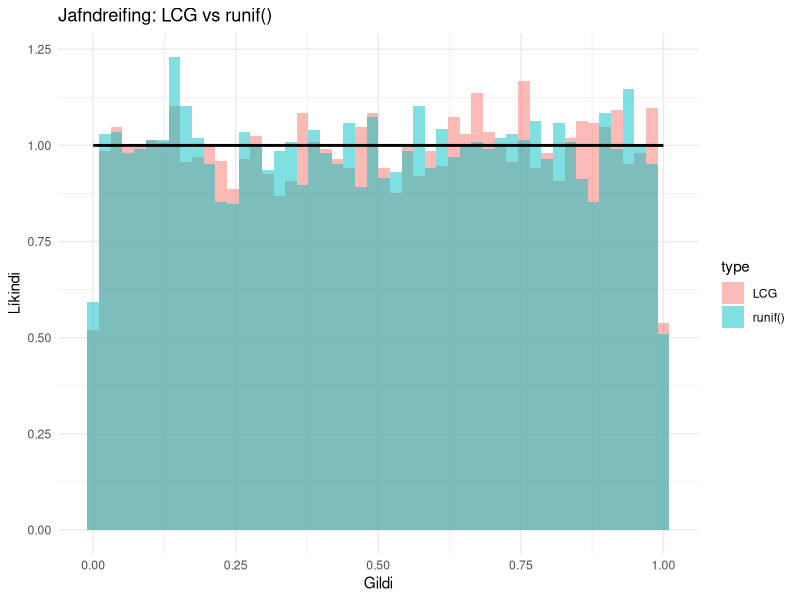
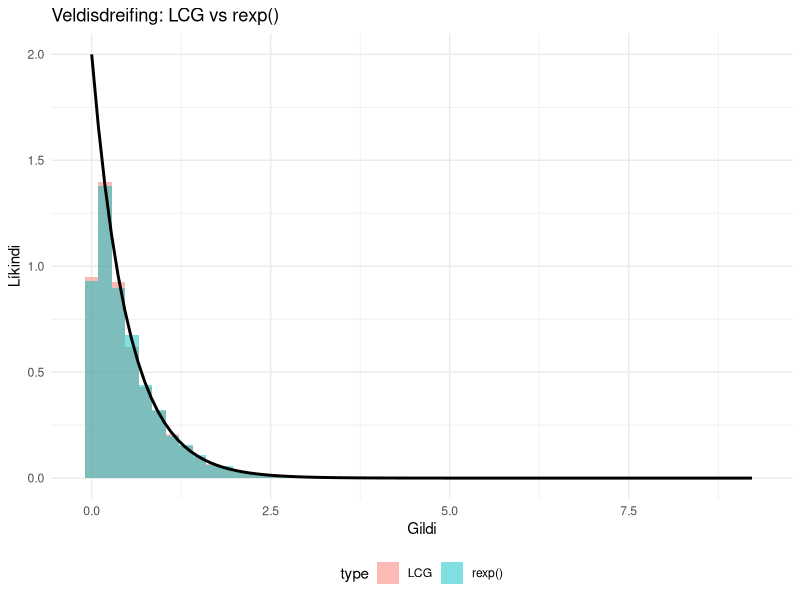

Generate these figures, in order, with R: (Note: this script raises an error after producing the figures.)
# Athuga hvort slembigögnin fylgi fræðilegri veldisdreifingu með LCG-aðferð
library(ggplot2)

# Línulegur samfelldur hendingaframleiðari (LCG)
lcg <- function(n, seed = 42, a = 1664525, c = 1013904223, m = 2^32) {
  x <- numeric(n)
  x[1] <- seed  # Upphafsgildi

  for (i in 2:n) {
    x[i] <- (a * x[i - 1] + c) %% m  # LCG formúla
  }

  return(x / m)  # Skilar jafndreifðum gildum á [0,1]
}

# Fjöldi hendinga
n <- 10000

# Nota LCG til að búa til jafndreifð gildi á [0,1]
set.seed(42)
uniform_lcg <- lcg(n)

# Nota innbyggða runif() aðferðina í R til samanburðar
uniform_r <- runif(n)

# Búa til gögn fyrir ggplot
uniform_data <- data.frame(
  value = c(uniform_lcg, uniform_r),
  type = rep(c("LCG", "runif()"), each = n)
)

# Teikna samanburð á LCG og runif() í sama grafinu með ggplot
p1 <- ggplot(uniform_data, aes(x = value, fill = type)) +
  geom_histogram(aes(y = after_stat(density)), bins = 50, alpha = 0.5, position = "identity") +
  stat_function(fun = dunif, args = list(min = 0, max = 1), linewidth = 1, inherit.aes = FALSE) +
  ggtitle("Jafndreifing: LCG vs runif()") +
  xlab("Gildi") +
  ylab("Líkindi") +
  theme_minimal()
ggsave('GitBook/random/figs/uniform_comparison.jpg', plot = p1, width = 6, height = 4)

# Breyta báðum í veldisdreifingu
lambda <- 2
exponential_lcg <- -log(uniform_lcg) / lambda
exponential_r <- rexp(n, rate = lambda)  # Nota innbyggða aðferð R

# Búa til gögn fyrir veldisdreifingu
exponential_data <- data.frame(
  value = c(exponential_lcg, exponential_r),
  type = rep(c("LCG", "rexp()"), each = n)
)

# Teikna samanburð á veldisdreifingu í sama grafinu með ggplot
p2 <- ggplot(exponential_data, aes(x = value, fill = type)) +
  geom_histogram(aes(y = after_stat(density)), bins = 50, alpha = 0.5, position = "identity") +
  stat_function(fun = dexp, args = list(rate = lambda), linewidth = 1, inherit.aes = FALSE) +
  ggtitle("Veldisdreifing: LCG vs rexp()") +
  xlab("Gildi") +
  ylab("Líkindi") +
  theme_minimal() +
  theme(legend.position = 'bottom')
ggsave('GitBook/random/figs/expon_comparison.jpg', plot = p2, width = 6, height = 4)

# Höfnunarval fyrir Beta dreifingu
rejection_sampling_beta <- function(n, alpha, beta) {
  samples <- numeric(n)
  count <- 0
  M <- dbeta((alpha - 1) / (alpha + beta - 2), alpha, beta)  # Hámark Beta(alpha, beta)
  acceptance <- data.frame(u1 = numeric(0), u2 = numeric(0))  # Listi fyrir samþykkt gildi
  rejection <- data.frame(u1 = numeric(0), u2 = numeric(0))  # Listi fyrir hafnað gildi

  while (count < n) {
    u1 <- runif(1, 0, 1)  # Kandidat úr jafndreifingu [0,1]
    u2 <- runif(1, 0, M)  # Markgildi úr [0, M]

    if (u2 < dbeta(u1, alpha, beta)) {
      count <- count + 1
      samples[count] <- u1
      acceptance <- rbind(acceptance, data.frame(u1 = u1, u2 = u2))  # Geyma samþykkt gildi
    } else {
      rejection <- rbind(rejection, data.frame(u1 = u1, u2 = u2))  # Geyma hafnað gildi
    }
  }

  return(list(samples = samples, acceptance = acceptance, rejection = rejection))
}

# Fjöldi slembigilda
alpha <- 2
beta <- 5
set.seed(42)

# Framkvæma höfnunarval
beta_rejection_method <- rejection_sampling_beta(n, alpha, beta)

# Beint úr Beta(2,5) með rbeta()
samples_beta_direct <- rbeta(n, alpha, beta)

# Búa til gögn fyrir scatterplot (p3a)
accepted_points <- beta_rejection_method$acceptance
rejected_points <- beta_rejection_method$rejection

# Skilgreina x-gildi fyrir Beta þéttleikafallið
x_vals <- seq(0, 1, length.out = 1000)
beta_density <- dbeta(x_vals, alpha, beta)

# Scatterplot af samþykktum og hafnuðum gildum
p3a <- ggplot() +
  geom_point(data = rejected_points, aes(x = u1, y = u2), color = "red", alpha = 0.5, size = 1.5) +
  geom_point(data = accepted_points, aes(x = u1, y = u2), color = "green", alpha = 0.7, size = 1.5) +
  geom_line(data = data.frame(x = x_vals, y = beta_density), aes(x = x, y = y), color = "blue", linewidth = 1) +
  ggtitle(sprintf("Höfnunarval: %d samþykkt, %d hafnað", nrow(accepted_points), nrow(rejected_points))) +
  xlab("x-gildi úr aðhvarfsdreifingu") +
  ylab("Líkindi") +
  theme_minimal()

# Búa til gögn fyrir histogram samanburð (p3b)
beta_data <- data.frame(
  value = c(beta_rejection_method$samples, samples_beta_direct),
  method = rep(c("Höfnunarval", "Beint með rbeta()"), each = n_beta)
)

# Histogram samanburður á aðferðum
p3b <- ggplot(beta_data, aes(x = value)) +
  geom_histogram(aes(y = after_stat(density), fill = method), bins = 50, alpha = 0.5, position = "identity") +
  geom_line(data = data.frame(x = x_vals, y = beta_density), aes(x = x, y = y), color = "blue", linewidth = 1) +
  ggtitle("Samanburður á Beta(2,5) úr höfnunarvali og rbeta()") +
  xlab("Gildi") +
  ylab("Þéttleiki") +
  theme_minimal() + theme(legend.position = 'bottom') +
  scale_fill_manual(values = c("blue", "red"))

# Sameina plottin p3a og p3b í eitt
p3 <- plot_grid(p3a, p3b, labels = c("A", "B"), ncol = 2)

# Vista mynd í GitBook mappu
ggsave('GitBook/random/figs/beta_rejection_comparison.jpg', plot = p3, width = 10, height = 4)

# Box-Muller aðferð til að búa til slembigögn úr N(μ,σ²)
box_muller_method <- function(n, mu, sigma){
  n <- ceiling(n / 2)
  U1 <- runif(n, 0, 1)
  U2 <- runif(n, 0, 1)

  # Umbreyting
  Z1 <- sqrt(-2 * log(U1)) * cos(2 * pi * U2)
  Z2 <- sqrt(-2 * log(U1)) * sin(2 * pi * U2)

  return(c(Z1, Z2) * sigma + mu)
}

# Fjöldi slembigilda
mu <- 5
sigma <- 2
set.seed(42)

# Framleiða slembigögn með Box-Muller
normal_samples_boxmuller <- box_muller_method(n, mu, sigma)

# Framleiða slembigögn með innbyggða rnorm()
normal_samples_rnorm <- rnorm(n, mean = mu, sd = sigma)

# Búa til gögn fyrir samanburð
normal_data <- data.frame(
  value = c(normal_samples_boxmuller, normal_samples_rnorm),
  method = rep(c("Box-Muller", "rnorm()"), each = n)
)

# Teikna histogram samanburð
p4 <- ggplot(normal_data, aes(x = value, fill = method)) +
  geom_histogram(aes(y = after_stat(density)), bins = 50, alpha = 0.5, position = "identity") +
  stat_function(fun = dnorm, args = list(mean = mu, sd = sigma), linewidth = 1, inherit.aes = FALSE) +
  ggtitle("Samanburður á N(5,2²) úr Box-Muller og rnorm()") +
  xlab("Gildi") +
  ylab("Líkindi") +
  theme_minimal() +
  scale_fill_manual(values = c("blue", "red"))

# Vista mynd í GitBook mappu
ggsave('GitBook/random/figs/box_muller.jpg', plot=p4, width = 6, height = 4)